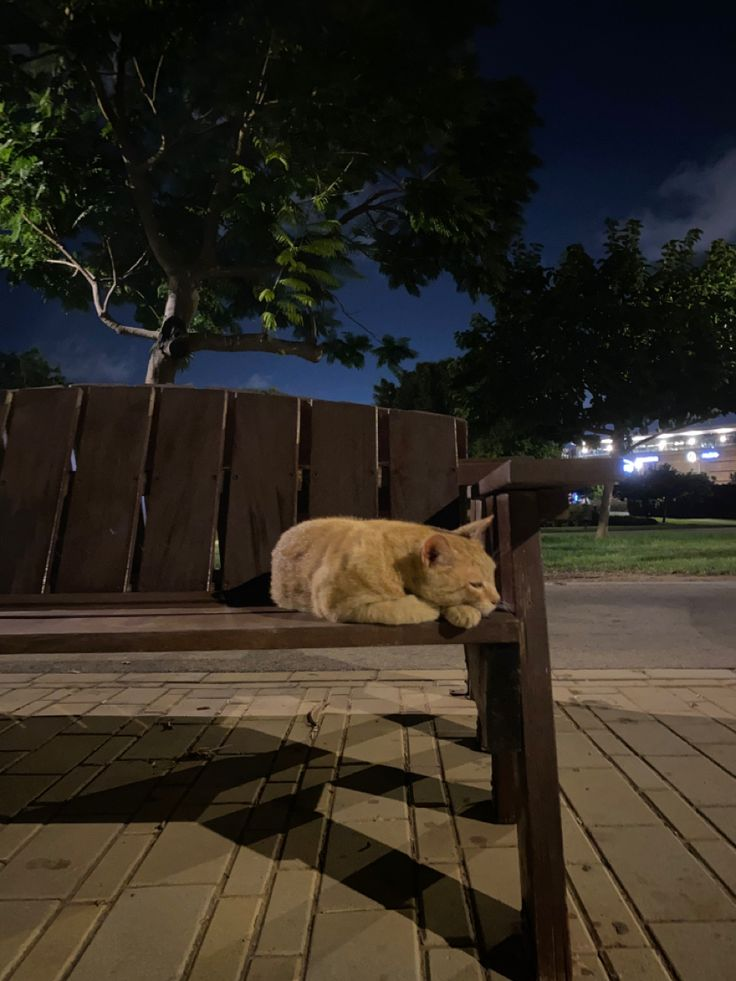
#> input picture img/cat.jpeg, 736 x 981 px, found by its file name
$ jupyter execute Belajar_Histogram_Equalization.ipynb
#> lines starting #> are read from the running program, lines starting #| are printed output that depends on the picture
<a href="https://colab.research.google.com/github/haqiqien/globalhe/blob/main/python/Belajar_Histogram_Equalization.ipynb" target="_parent"></a>

# Yuk Pahami Histogram Equalization (HE)

Pernah lihat foto yang kelihatan pudar, berkabut, atau "datar" — nggak ada yang benar-benar hitam pekat atau putih terang? Itu biasanya karena nilai-nilai pikselnya menumpuk di area sempit. Nah, **Histogram Equalization** adalah salah satu cara paling klasik untuk memperbaiki itu.

Di notebook ini kita nggak cuma manggil satu fungsi terus selesai. Kita akan **bikin sendiri** HE dari nol pakai NumPy, biar kelihatan jelas apa yang sebenarnya terjadi di balik layar. Setelah itu baru kita bandingkan dengan fungsi bawaan OpenCV untuk mengecek apakah hasil kita sudah benar.

Yang akan kita lakukan, urut dari atas ke bawah:
1. Upload foto, lihat bentuknya dan histogramnya
2. Bikin HE manual, langkah per langkah
3. Cek hasilnya sama nggak sama fungsi bawaan OpenCV
4. Lihat grafiknya biar makin kebayang
5. Latihan kecil buat mempertajam pemahaman (dan bahan laporan)

Santai aja, jalankan sel-nya satu-satu dari atas. Bisa langsung dijalankan di Google Colab tanpa install apa-apa.

## 1. Pilih foto kamu

Silakan upload foto apa saja. Tapi supaya efek HE-nya kelihatan jelas dan nggak bikin bingung, coba cari foto yang agak **pudar atau kontrasnya rendah** — misalnya foto berkabut, foto yang diambil melawan cahaya (backlit), atau foto yang terlihat suram. Kalau fotonya sudah tajam dan kontrasnya bagus dari awal, nanti hasil HE-nya nggak terlalu kelihatan bedanya — dan itu justru hal menarik yang akan kita bahas juga nanti.

[cell 1]
from pathlib import Path
import cv2
import numpy as np
import matplotlib.pyplot as plt

# Pilih file secara otomatis: upload di Colab, dialog file di laptop.
try:
    from google.colab import files
    IN_COLAB = True
except ImportError:
    IN_COLAB = False

if IN_COLAB:
    uploaded = files.upload()
#> the answer given: cat.jpeg
    if not uploaded:
        raise RuntimeError('Tidak ada file yang di-upload.')
    filename = next(iter(uploaded))
else:
    filename = None
    try:
        import tkinter as tk
        from tkinter import filedialog
        root = tk.Tk()
        root.withdraw()
        filename = filedialog.askopenfilename(
            title='Pilih gambar untuk Histogram Equalization',
            filetypes=[('Gambar', '*.jpg *.jpeg *.png *.bmp *.tif *.tiff'), ('Semua file', '*.*')]
        )
        root.destroy()
    except Exception as error:
        print(f'Dialog file tidak tersedia ({error}).')

    if not filename:
        filename = input('Masukkan path file gambar: ').strip().strip('\"')
    if not filename:
        raise ValueError('Path gambar belum diisi.')
    filename = str(Path(filename).expanduser())

img = cv2.imread(filename, cv2.IMREAD_GRAYSCALE)
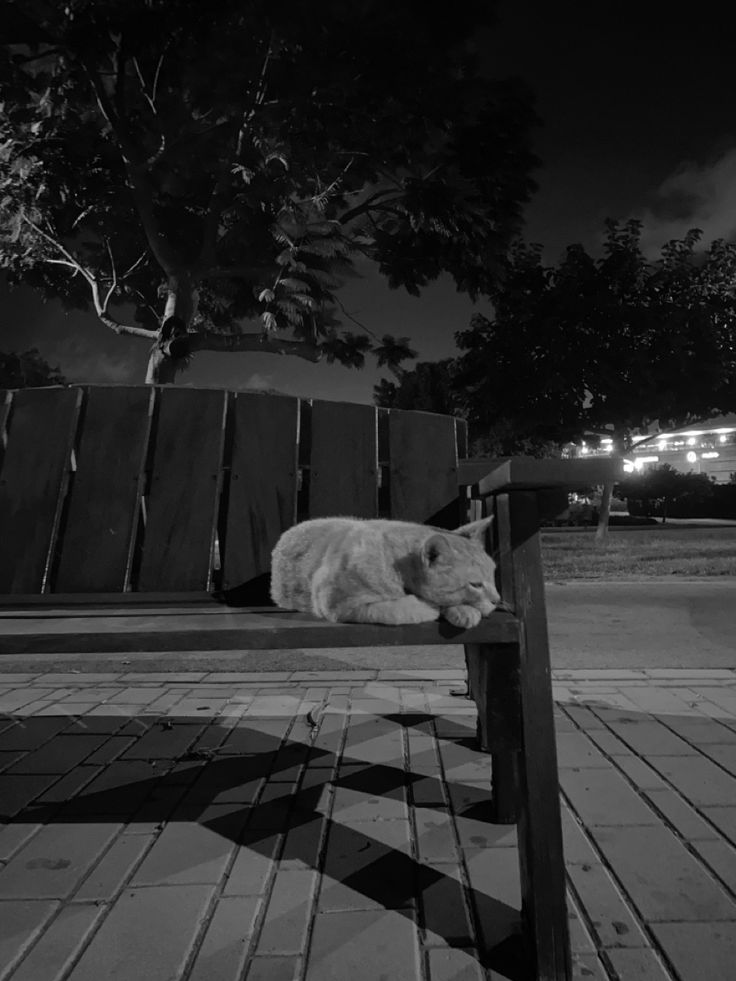
#> img: shape (981, 736); min 0, max 255, mean 43.9
if img is None:
    raise FileNotFoundError(f'Gambar tidak dapat dibaca: {filename}')
print('File:', Path(filename).resolve())
print('Ukuran citra:', img.shape, '(tinggi, lebar)')
#| Ukuran citra: (981, 736) (tinggi, lebar)
print('Nilai piksel paling gelap:', img.min(), '| paling terang:', img.max())
#| Nilai piksel paling gelap: 0 | paling terang: 255

plt.figure(figsize=(5,5))
plt.imshow(img, cmap='gray')
plt.title('Foto aslinya (sudah diubah ke grayscale)')
plt.axis('off')
plt.show()

### Coba lihat dulu histogramnya

Histogram itu cuma grafik yang menghitung: dari nilai keabuan 0 (hitam) sampai 255 (putih), masing-masing dipakai oleh berapa piksel. Kalau batang-batangnya numpuk semua di satu area sempit (misalnya cuma di rentang 60-140), itu tandanya fotonya memang kurang kontras — kandidat bagus buat dicoba HE.

[cell 2]
plt.figure(figsize=(8,4))
plt.hist(img.ravel(), bins=256, range=(0,255), color='gray')
plt.title('Histogram foto asli')
plt.xlabel('Nilai piksel (0 = hitam, 255 = putih)')
plt.ylabel('Jumlah piksel')
plt.xlim(0,255)
plt.show()
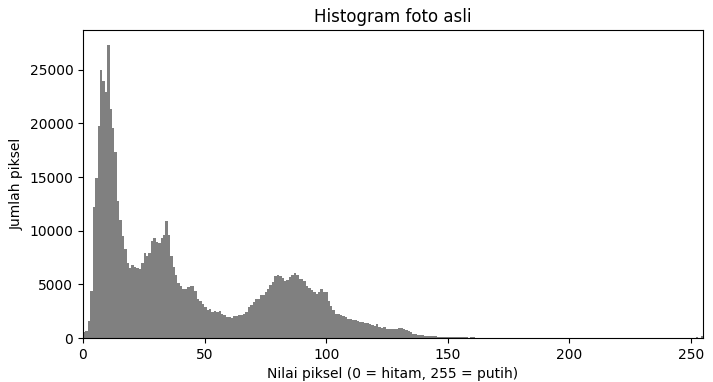
#> figure drawn by matplotlib, 1 panel; tallest bar 27342 high, from x = 9.96 to 10.96

print(f'Rata-rata kecerahan : {img.mean():.2f}')
#| Rata-rata kecerahan : 43.87
print(f'Sebaran nilai (std) : {img.std():.2f}  -> makin besar angkanya, makin kontras fotonya')
#| Sebaran nilai (std) : 36.74  -> makin besar angkanya, makin kontras fotonya
print(f'Rentang yang dipakai: dari {img.min()} sampai {img.max()} (dari total kemungkinan 0-255)')
#| Rentang yang dipakai: dari 0 sampai 255 (dari total kemungkinan 0-255)

## 2. Sekarang kita bikin HE-nya sendiri, dari nol

HE itu sebenarnya cuma 4 langkah sederhana. Coba kita bedah satu-satu dulu sebelum lihat kodenya, biar nggak kerasa kayak sihir.

**Langkah 1 — Hitung histogram.** Ini sama seperti yang barusan kita bikin: buat setiap nilai keabuan dari 0 sampai 255, hitung ada berapa piksel yang punya nilai itu persis.

**Langkah 2 — Hitung CDF (jumlah kumulatif).** Bayangkan kamu jalan dari nilai 0 ke 255 sambil bawa "keranjang" — setiap lewat satu nilai, kamu tambahkan jumlah piksel di nilai itu ke keranjangmu, tanpa pernah dikurangi. Jadi `cdf(i)` itu jawaban dari pertanyaan: *"sampai nilai i ini, sudah berapa banyak piksel yang terhitung?"*

**Langkah 3 — Ubah CDF jadi rentang 0-255 lagi.** Ini bagian intinya:

$$\text{baru}(i) = \text{round}\left(\frac{cdf(i) - cdf_{min}}{N - cdf_{min}} \times 255\right)$$

Kedengarannya rumit, tapi maksudnya sederhana: hitung dulu nilai `i` ini ada di posisi berapa persen kalau semua piksel diurutkan dari paling gelap (itu bagian pembagian), terus ubah persentase itu jadi skala 0-255 lagi (itu bagian dikali 255). `N` adalah total semua piksel di foto, dan `cdf_min` itu nilai CDF tak-nol yang paling kecil — supaya piksel paling gelap yang benar-benar ada di fotomu jatuh tepat ke 0, bukan ke angka kecil lain.

**Langkah 4 — Ganti setiap piksel pakai tabel dari langkah 3.** Tinggal tukar, nilai lama diganti nilai baru sesuai hasil langkah 3.

[cell 3]
def histogram_equalization_manual(gray_img):
    """HE dari nol, mengikuti 4 langkah yang barusan kita bahas."""

    # Langkah 1: hitung histogram
    hist, _ = np.histogram(gray_img.ravel(), bins=256, range=(0,256))
#> hist = 256 values, max 27342 at index 10, min 6 at index 227, mean 2820.4

    # Langkah 2: hitung CDF (jumlah kumulatif dari histogram)
    cdf = hist.cumsum()
#> cdf = 256 values from 588 to 722016

    # Langkah 3: ubah CDF jadi rentang 0-255
    cdf_min = cdf[cdf > 0].min()   # nilai cdf tak-nol paling kecil
#> cdf_min = 588
    N = gray_img.size              # total jumlah piksel di foto
#> N = 722016
    # Gambar seragam memiliki N == cdf_min; tidak perlu diubah.
    if N == cdf_min:
        cdf_normalized = np.arange(256, dtype=np.uint8)
    else:
        cdf_normalized = np.round((cdf - cdf_min) / (N - cdf_min) * 255)
#> cdf_normalized = 256 values from 0 to 255
        cdf_normalized = np.clip(cdf_normalized, 0, 255).astype(np.uint8)

    # Langkah 4: tukar setiap piksel pakai tabel yang baru dihitung
    equalized = cdf_normalized[gray_img]
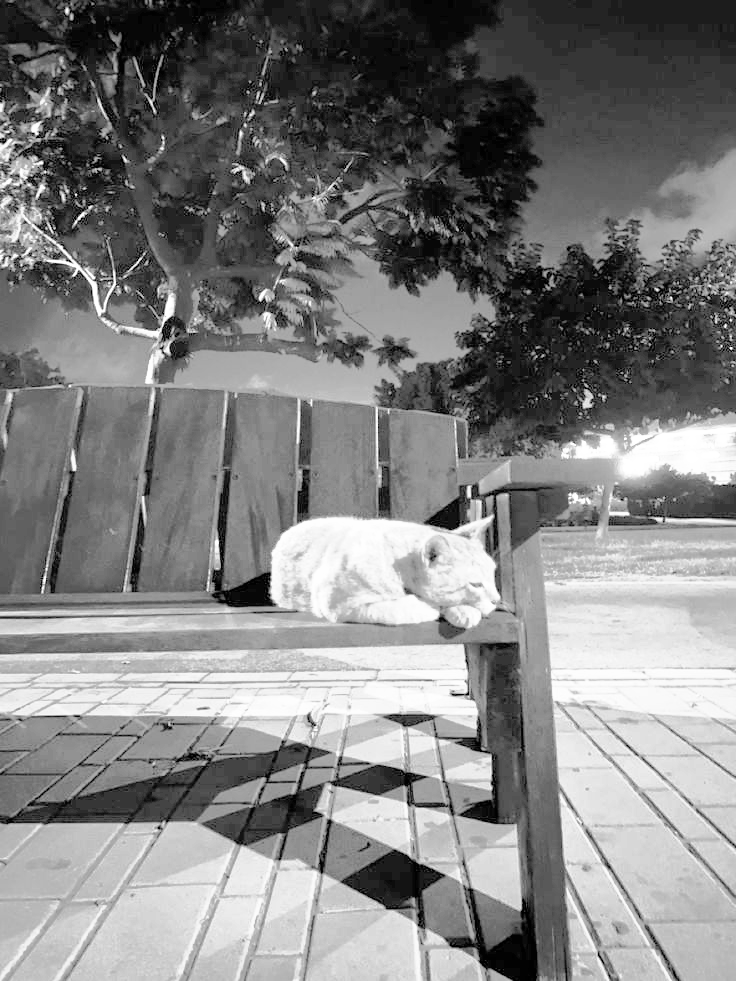
#> equalized: shape (981, 736); min 0, max 255, mean 129.2

    return equalized, hist, cdf, cdf_normalized

he_manual, hist_orig, cdf_orig, mapping_table = histogram_equalization_manual(img)
#> hist_orig has the same summary as hist in histogram_equalization_manual; cdf_orig = 256 values from 588 to 722016; mapping_table = 256 values from 0 to 255
print('Selesai! Ukuran hasilnya:', he_manual.shape, '| tipe datanya:', he_manual.dtype)
#| Selesai! Ukuran hasilnya: (981, 736) | tipe datanya: uint8

## 3. Coba dicek, bener nggak sih hasilnya?

Cara paling gampang mengecek kode HE manual kita bener atau nggak: bandingkan sama fungsi bawaan OpenCV, `cv2.equalizeHist()`. Kalau logikanya sama, hasilnya seharusnya identik (atau beda tipis banget, cuma karena pembulatan).

[cell 4]
he_opencv = cv2.equalizeHist(img)

selisih = np.abs(he_manual.astype(int) - he_opencv.astype(int))
#> selisih: shape (981, 736) int64; every value is 0
print(f'Rata-rata selisih piksel (manual vs OpenCV): {selisih.mean():.4f}')
#| Rata-rata selisih piksel (manual vs OpenCV): 0.0000
print(f'Selisih paling besar                       : {selisih.max()}')
#| Selisih paling besar                       : 0
print('(Kalau angkanya 0 atau mendekati 0, berarti kode manual kita sudah benar)')

fig, ax = plt.subplots(1, 3, figsize=(13,5))
ax[0].imshow(img, cmap='gray'); ax[0].set_title('Foto asli'); ax[0].axis('off')
ax[1].imshow(he_manual, cmap='gray'); ax[1].set_title('HE hasil kode kita'); ax[1].axis('off')
ax[2].imshow(he_opencv, cmap='gray'); ax[2].set_title('HE dari cv2.equalizeHist'); ax[2].axis('off')
plt.tight_layout()
plt.show()
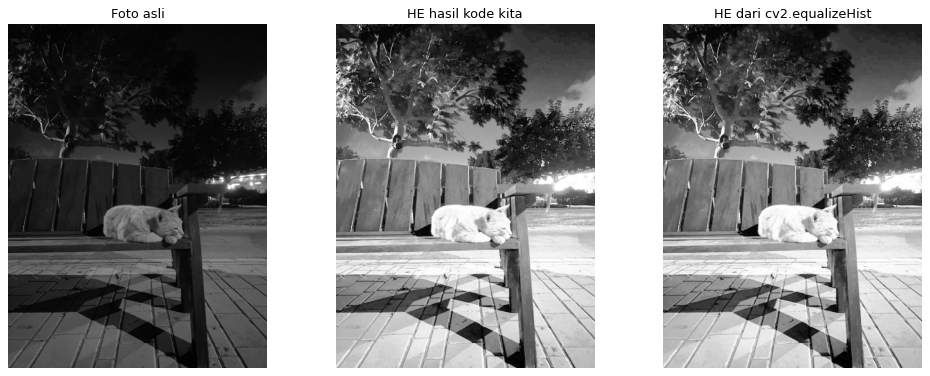
#> figure drawn by matplotlib, 3 panels

## 4. Lihat prosesnya dalam bentuk grafik

Tiga grafik ini bakal bikin kamu "ngeh" kenapa HE bisa nambah kontras — bukan cuma percaya rumus, tapi lihat sendiri buktinya. Ini juga bagus banget buat dilampirkan di laporan tugas.

[cell 5]
hist_he, _ = np.histogram(he_manual.ravel(), bins=256, range=(0,256))
#> hist_he = 256 values, max 27342 at index 54, min 0 at index 3, mean 2820.4

fig, ax = plt.subplots(1, 3, figsize=(16,4.5))

# (a) Histogram sebelum vs sesudah
ax[0].hist(img.ravel(), bins=256, range=(0,255), alpha=0.5, label='Sebelum', color='gray')
ax[0].hist(he_manual.ravel(), bins=256, range=(0,255), alpha=0.5, label='Sesudah HE', color='tab:orange')
ax[0].set_title('(a) Histogram: sebelum vs sesudah')
ax[0].set_xlabel('Nilai piksel'); ax[0].legend()

# (b) Kurva CDF sebelum vs sesudah
ax[1].plot(cdf_orig / cdf_orig.max(), label='CDF sebelum', color='gray')
cdf_he = hist_he.cumsum()
#> cdf_he = 256 values from 1205 to 722016
ax[1].plot(cdf_he / cdf_he.max(), label='CDF sesudah HE', color='tab:orange')
ax[1].plot([0,255],[0,1], '--', color='lightgray', label='garis lurus (ideal)')
ax[1].set_title('(b) Kurva CDF (diskalakan 0-1)')
ax[1].set_xlabel('Nilai piksel'); ax[1].legend()

# (c) Tabel penukaran nilai lama -> nilai baru
ax[2].plot(np.arange(256), mapping_table, color='tab:blue')
ax[2].plot([0,255],[0,255], '--', color='lightgray', label='kalau nggak berubah sama sekali')
ax[2].set_title('(c) Tabel penukaran nilai HE')
ax[2].set_xlabel('Nilai piksel lama'); ax[2].set_ylabel('Nilai piksel baru')
ax[2].legend()

plt.tight_layout()
plt.show()
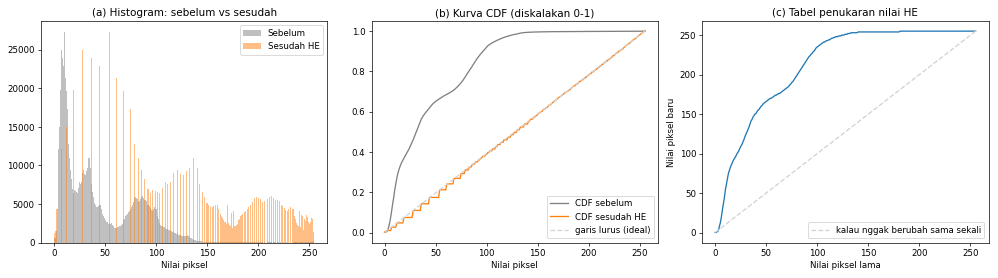
#> figure drawn by matplotlib, 3 panels; panel 1: tallest bar 27342 high, from x = 9.96 to 10.96; panel 1: tallest bar 27342 high, from x = 53.79 to 54.79; panel 2: curve peaks at x = 255, y = 1; panel 2: curve peaks at x = 255, y = 1
#| Rata-rata kecerahan          43.87        129.21
#| Sebaran nilai (std)          36.74         72.55

print('Cara baca grafik (b): makin curam/tegak kurva CDF di suatu area, artinya makin banyak')
print('piksel menumpuk di area nilai itu. HE membuat kurva CDF mendekati garis lurus diagonal')
print('-- semakin lurus kurvanya, semakin "merata" histogram hasilnya.')

## 5. Bandingkan angkanya, biar nggak cuma "kelihatan lebih bagus"

Bilang "fotonya jadi lebih jelas" itu subjektif. Biar laporanmu lebih kuat, kasih juga angka yang bisa dibandingkan.

[cell 6]
def entropy(gray_img):
    hist, _ = np.histogram(gray_img.ravel(), bins=256, range=(0,256))
    p = hist / hist.sum()
#> p = 256 values, max 0.0379 at index 10, min 8.31e-06 at index 227, mean 0.00391
    p = p[p > 0]
    return -np.sum(p * np.log2(p))

print(f"{'Ukuran':<22}{'Sebelum':>12}{'Sesudah HE':>14}")
print('-'*48)
print(f"{'Rata-rata kecerahan':<22}{img.mean():>12.2f}{he_manual.mean():>14.2f}")
print(f"{'Sebaran nilai (std)':<22}{img.std():>12.2f}{he_manual.std():>14.2f}")
print(f"{'Entropy (bit)':<22}{entropy(img):>12.3f}{entropy(he_manual):>14.3f}")
#| Entropy (bit)                6.627         6.508
print(f"{'Rentang yang dipakai':<22}{f'{img.min()}-{img.max()}':>12}{f'{he_manual.min()}-{he_manual.max()}':>14}")
#| Rentang yang dipakai         0-255         0-255

print()
print('Singkatnya: std yang naik berarti kontras naik, entropy yang naik berarti')
print('informasi/detail yang bisa dibedakan mata juga bertambah.')
